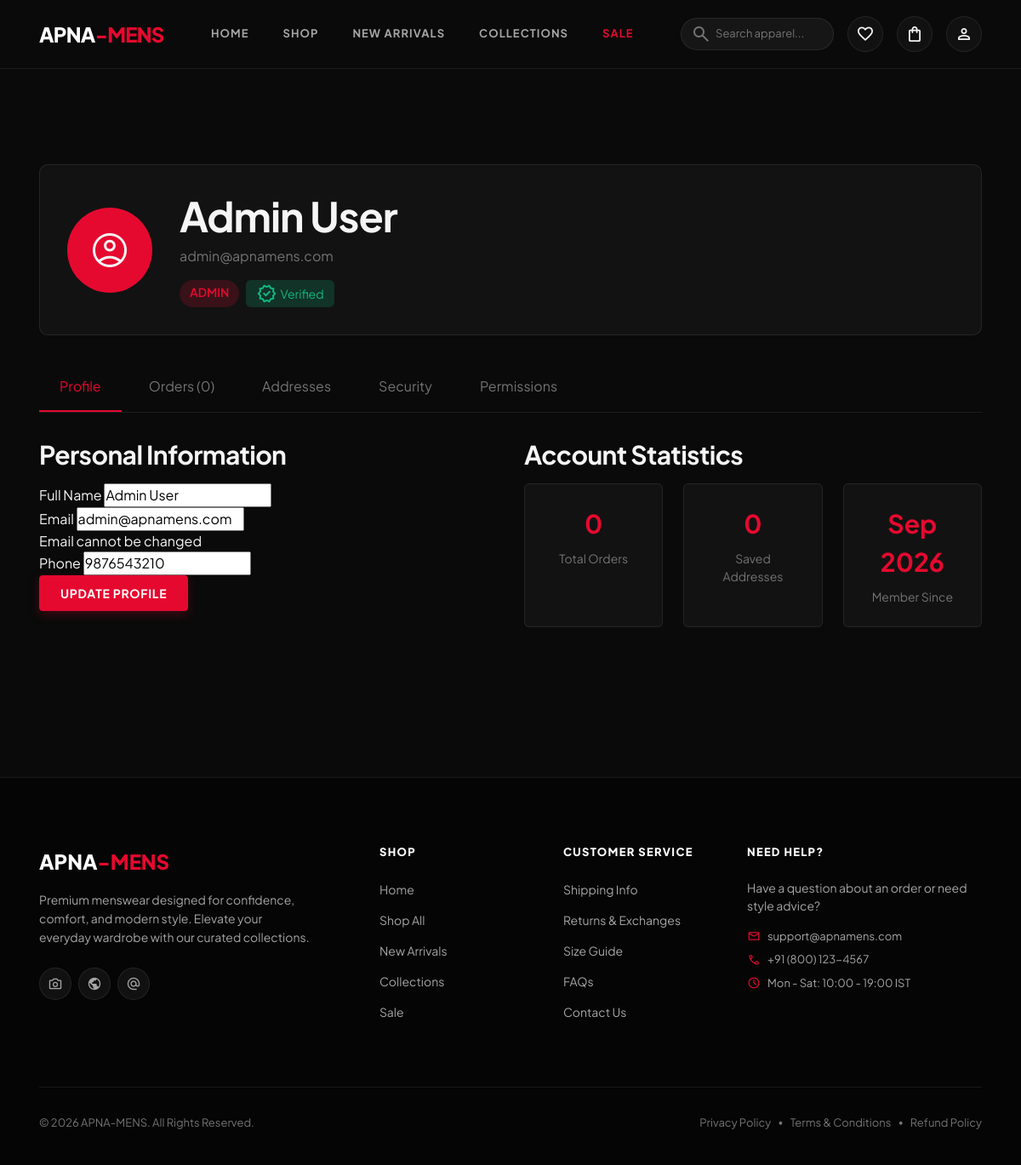
Screenshot of /pages/user-profile.php (signed in) with the database file from the repository.
### tables this page shows
CREATE TABLE IF NOT EXISTS `users` (
  `id` int(11) NOT NULL AUTO_INCREMENT,
  `name` varchar(100) NOT NULL,
  `email` varchar(100) NOT NULL UNIQUE,
  `password` varchar(255) NOT NULL,
  `phone` varchar(20) DEFAULT NULL,
  `avatar` varchar(255) DEFAULT NULL,
  `role` ENUM('customer', 'vendor', 'admin') DEFAULT 'customer',
  `status` ENUM('active', 'inactive', 'suspended') DEFAULT 'active',
  `failed_login_attempts` int(11) DEFAULT 0,
  `locked_until` datetime DEFAULT NULL,
  `email_verified` tinyint(1) DEFAULT 0,
  `created_at` timestamp NOT NULL DEFAULT CURRENT_TIMESTAMP,
  `updated_at` timestamp NOT NULL DEFAULT CURRENT_TIMESTAMP ON UPDATE CURRENT_TIMESTAMP,
  PRIMARY KEY (`id`),
  KEY `idx_email` (`email`),
  KEY `idx_role` (`role`)
);

### app/core/View.php (called while the page is built, shortened)
<?php
class View {
    public static function render($view, $data = []) {
        extract($data);
        $possiblePaths = [
            VIEW_PATH . '/' . $view . '.php',
            VIEW_PATH . '/pages/' . $view . '.php',
        ];
        $viewFile = null;
        foreach ($possiblePaths as $path) {
            if (file_exists($path)) {
                $viewFile = $path;
                break;
            }
        }
        require $viewFile;
        require VIEW_PATH . '/layouts/main.php';
    }
}

### app/core/Controller.php (called while the page is built, shortened)
<?php
class Controller {
    protected function view($view, $data = []) {
        View::render($view, $data);
    }
}

### app/controllers/UserController.php (called while the page is built, shortened)
<?php
class UserController extends Controller {
    public function profile() {
        $user = Auth::user();
        $this->view('user-profile', [
            'title' => 'My Profile - APNA-MENS',
            'user' => $user
        ]);
    }
}

### app/core/Auth.php (called while the page is built, shortened)
<?php
class Auth {
    public static function user() {
        $userId = Session::get('user_id');
        $db = Database::getInstance();
        $stmt = $db->prepare("SELECT * FROM users WHERE id = ? AND status = 'active'");
        $stmt->execute([$userId]);
        return $stmt->fetch();
    }
    public static function id() {
        return Session::get('user_id');
    }
}

### app/core/Session.php (called while the page is built, shortened)
<?php
class Session {
    public static function get($key, $default = null) {
        return $_SESSION[$key] ?? $default;
    }
}

### app/core/Database.php (called while the page is built, shortened)
<?php
class Database {
    private static $instance = null;
    private function __construct() {
        $config = require APP_PATH . '/config/database.php';
        try {
            $dsn = "mysql:host={$config['host']};dbname={$config['dbname']};charset={$config['charset']}";
            $this->connection = new PDO($dsn, $config['username'], $config['password'], $config['options']);
        } catch (PDOException $e) {
            die("Database connection failed: " . $e->getMessage());
        }
    }
    public static function getInstance() {
        if (self::$instance === null) {
            self::$instance = new self();
        }
        return self::$instance->connection;
    }
}

### app/config/database.php (called while the page is built)
<?php
return [
    'host' => 'localhost',
    'dbname' => 'apna_mens',
    'username' => 'root',
    'password' => '',
    'charset' => 'utf8mb4',
    'options' => [
        PDO::ATTR_ERRMODE => PDO::ERRMODE_EXCEPTION,
        PDO::ATTR_DEFAULT_FETCH_MODE => PDO::FETCH_ASSOC,
        PDO::ATTR_EMULATE_PREPARES => false,
    ]
];

### app/core/Model.php (called while the page is built, shortened)
<?php
class Model {
    protected $db;
    protected $table;
    public function __construct() {
        $this->db = Database::getInstance();
    }
    public function findAll($conditions = [], $orderBy = 'id DESC', $limit = null) {
        $sql = "SELECT * FROM {$this->table}";
        $params = [];
        if (!empty($conditions)) {
            $where = [];
            foreach ($conditions as $key => $value) {
                $where[] = "{$key} = ?";
                $params[] = $value;
            }
            $sql .= " WHERE " . implode(" AND ", $where);
        }
        $sql .= " ORDER BY {$orderBy}";
        $stmt = $this->db->prepare($sql);
        $stmt->execute($params);
        return $stmt->fetchAll();
    }
}

### app/models/Order.php (called while the page is built, shortened)
<?php
class Order extends Model {
    protected $table = 'orders';
    public function getByUser($userId) {
        $stmt = $this->db->prepare("
            SELECT * FROM {$this->table}
            WHERE user_id = ?
            ORDER BY created_at DESC
        ");
        $stmt->execute([$userId]);
        return $stmt->fetchAll();
    }
}

### app/views/pages/user-profile.php (the view, shortened to what this page needs)
<?php
require_once APP_PATH . '/models/Order.php';
$orderModel = new Order();
$addressModel = new Address();
$recentOrders = $orderModel->getByUser(Auth::id());
$addresses = $addressModel->findAll(['user_id' => Auth::id()]);
$orderCount = count($recentOrders);
?>
<section class="section">
    <div class="container">
        <div class="profile-header reveal">
            <div class="profile-avatar">
                <div class="avatar-circle">
                    <span class="material-symbols-outlined" style="font-size: 48px;">account_circle</span>
                </div>
            </div>
            <div class="profile-info">
                <h1><?php echo htmlspecialchars($user['name']); ?></h1>
                <p class="profile-email"><?php echo htmlspecialchars($user['email']); ?></p>
                <div class="profile-badges">
                    <span class="role-badge role-<?php echo $user['role']; ?>">
                        <?php echo ucfirst($user['role']); ?>
                    </span>
                    <?php if ($user['email_verified']): ?>
                        <span class="status-badge verified">
                            <span class="material-symbols-outlined">verified</span>
                            Verified
                        </span>
                    <?php endif; ?>
                </div>
            </div>
        </div>
        <div class="profile-tabs reveal reveal-delay-1">
            <button class="profile-tab active" data-tab="profile">Profile</button>
            <button class="profile-tab" data-tab="orders">Orders (<?php echo $orderCount; ?>)</button>
            <button class="profile-tab" data-tab="addresses">Addresses</button>
            <button class="profile-tab" data-tab="security">Security</button>
            <button class="profile-tab" data-tab="permissions">Permissions</button>
        </div>
        <div class="profile-content">
            <div class="profile-tab-content active" id="tab-profile">
                <div class="grid" style="grid-template-columns: 1fr 1fr; gap: 2rem;">
                    <div class="card">
                        <div class="card-header">
                            <h3 class="card-title">Personal Information</h3>
                        </div>
                        <form id="profile-form" class="card-body">
                            <div class="form-group">
                                <label class="form-label">Full Name</label>
                                <input type="text" name="name" class="form-input" value="<?php echo htmlspecialchars($user['name']); ?>" required>
                            </div>
                            <div class="form-group">
                                <label class="form-label">Email</label>
                                <input type="email" class="form-input" value="<?php echo htmlspecialchars($user['email']); ?>" readonly>
                                <div class="form-help">Email cannot be changed</div>
                            </div>
                            <div class="form-group">
                                <label class="form-label">Phone</label>
                                <input type="tel" name="phone" class="form-input" value="<?php echo htmlspecialchars($user['phone'] ?? ''); ?>">
                            </div>
                            <button type="submit" class="btn btn-primary">Update Profile</button>
                        </form>
                    </div>
                    <div class="card">
                        <div class="card-header">
                            <h3 class="card-title">Account Statistics</h3>
                        </div>
                        <div class="card-body">
                            <div class="stat-grid">
                                <div class="stat-item">
                                    <div class="stat-value"><?php echo $orderCount; ?></div>
                                    <div class="stat-label">Total Orders</div>
                                </div>
                                <div class="stat-item">
                                    <div class="stat-value"><?php echo count($addresses); ?></div>
                                    <div class="stat-label">Saved Addresses</div>
                                </div>
                                <div class="stat-item">
                                    <div class="stat-value"><?php echo date('M Y', strtotime($user['created_at'])); ?></div>
                                    <div class="stat-label">Member Since</div>
                                </div>
                            </div>
                        </div>
                    </div>
                </div>
            </div>
        </div>
    </div>
</section>

### public/assets/css/settings.css (style rules this page uses)
:root { --primary: #E5092F; --primary-dark: #B80724; --primary-light: #FF2B4F; --bg-dark: #0a0a0a; --bg-darker: #050505; --bg-card: #121212; --bg-card-hover: #1a1a1a; --bg-banner: #1a1a1a; --bg-input: #161616; --accent-gold: #C69C6D; --accent-gold-dark: #A67C52; --muted: #A5A5A5; --muted-dark: #666666; --text-primary: #F5F5F5; --text-secondary: #A5A5A5; --text-muted: #737373; --border-color: rgba(255, 255, 255, 0.08); --border-color-light: rgba(255, 255, 255, 0.04); --border-color-strong: rgba(255, 255, 255, 0.15); --success: #10b981; --error: #ef4444; --warning: #f59e0b; --info: #3b82f6; --font-family: 'Plus Jakarta Sans', -apple-system, BlinkMacSystemFont, 'Segoe UI', Roboto, sans-serif; --font-size-xs: 0.75rem; --font-size-sm: 0.875rem; --font-size-base: 1rem; --font-size-lg: 1.125rem; --font-size-xl: 1.25rem; --font-size-2xl: 1.5rem; --font-size-3xl: 1.875rem; --font-size-4xl: 2.25rem; --font-size-5xl: 3rem; --font-weight-normal: 400; --font-weight-medium: 500; --font-weight-semibold: 600; --font-weight-bold: 700; --font-weight-extrabold: 800; --line-height-tight: 1.15; --line-height-normal: 1.5; --line-height-relaxed: 1.7; --spacing-xs: 0.25rem; --spacing-sm: 0.5rem; --spacing-md: 1rem; --spacing-lg: 1.5rem; --spacing-xl: 2rem; --spacing-2xl: 3rem; --spacing-3xl: 4rem; --spacing-4xl: 6rem; --breakpoint-sm: 640px; --breakpoint-md: 768px; --breakpoint-lg: 1024px; --breakpoint-xl: 1280px; --breakpoint-2xl: 1536px; --shadow-sm: 0 2px 4px rgba(0, 0, 0, 0.4); --shadow-md: 0 8px 16px rgba(0, 0, 0, 0.5); --shadow-lg: 0 16px 32px rgba(0, 0, 0, 0.6); --shadow-xl: 0 24px 48px rgba(0, 0, 0, 0.8); --shadow-glow: 0 0 20px rgba(229, 9, 47, 0.25); --radius-sm: 4px; --radius-md: 6px; --radius-lg: 10px; --radius-xl: 16px; --radius-full: 9999px; --transition-fast: 150ms cubic-bezier(0.4, 0, 0.2, 1); --transition-base: 250ms cubic-bezier(0.4, 0, 0.2, 1); --transition-slow: 400ms cubic-bezier(0.4, 0, 0.2, 1); --z-dropdown: 1000; --z-sticky: 1020; --z-fixed: 1030; --z-modal-backdrop: 1040; --z-modal: 1050; --z-popover: 1060; --z-tooltip: 1070; --z-toast: 1080; }

### public/assets/css/base.css (style rules this page uses)
*, *::before, *::after { box-sizing: border-box; margin: 0; padding: 0; }
html { font-size: 16px; -webkit-text-size-adjust: 100%; -webkit-font-smoothing: antialiased; -moz-osx-font-smoothing: grayscale; scroll-behavior: smooth; }
body { font-family: var(--font-family); font-size: var(--font-size-base); font-weight: var(--font-weight-normal); line-height: var(--line-height-normal); color: var(--text-primary); background-color: var(--bg-dark); min-height: 100vh; overflow-x: hidden; }
h1, h2, h3, h4, h5, h6 { font-weight: var(--font-weight-bold); line-height: var(--line-height-tight); color: var(--text-primary); margin-bottom: var(--spacing-md); letter-spacing: -0.02em; }
h1 { font-size: var(--font-size-5xl); }
h3 { font-size: var(--font-size-3xl); }
p { margin-bottom: var(--spacing-md); color: var(--text-secondary); }
input, textarea, select, button { font-family: inherit; font-size: inherit; line-height: inherit; }
button { cursor: pointer; border: none; background: none; }

### public/assets/css/layout.css (style rules this page uses)
.container { width: 100%; max-width: 1280px; margin: 0 auto; padding: 0 var(--spacing-md); }
.grid { display: grid; gap: var(--spacing-lg); }
.section { padding: var(--spacing-3xl) 0; }

### public/assets/css/components.css (style rules this page uses)
.btn { display: inline-flex; align-items: center; justify-content: center; gap: var(--spacing-sm); padding: 0.75rem 1.5rem; font-size: 0.875rem; font-weight: 700; letter-spacing: 0.05em; text-transform: uppercase; border-radius: var(--radius-sm); transition: all var(--transition-base); cursor: pointer; border: 1px solid transparent; text-decoration: none; line-height: 1.2; white-space: nowrap; }
.btn-primary { background-color: var(--primary); color: #ffffff; border-color: var(--primary); box-shadow: 0 4px 12px rgba(229, 9, 47, 0.25); }
.role-badge { display: inline-block; padding: 2px 8px; font-size: 0.6875rem; font-weight: 700; border-radius: var(--radius-sm); text-transform: uppercase; background-color: rgba(229, 9, 47, 0.15); color: var(--primary); }
.section { padding: 5rem 0; }

### public/assets/css/animations.css (style rules this page uses)
.reveal { opacity: 0; transform: translateY(50px); transition: all var(--transition-slow); }
.reveal.active { opacity: 1; transform: translateY(0); }
.reveal-delay-1 { transition-delay: 0.1s; }

### public/assets/css/responsive.css (style rules this page uses)
html, body { overflow-x: hidden; max-width: 100%; }
@media (max-width: 1280px) { .container { max-width: 1140px; } }

### rows the page displays
users: name "Admin User", email "admin@apnamens.com", role "ADMIN", phone "9876543210", created_at "Sep 2026"

### other values shown
$orderCount "0"
count($addresses) "0"
